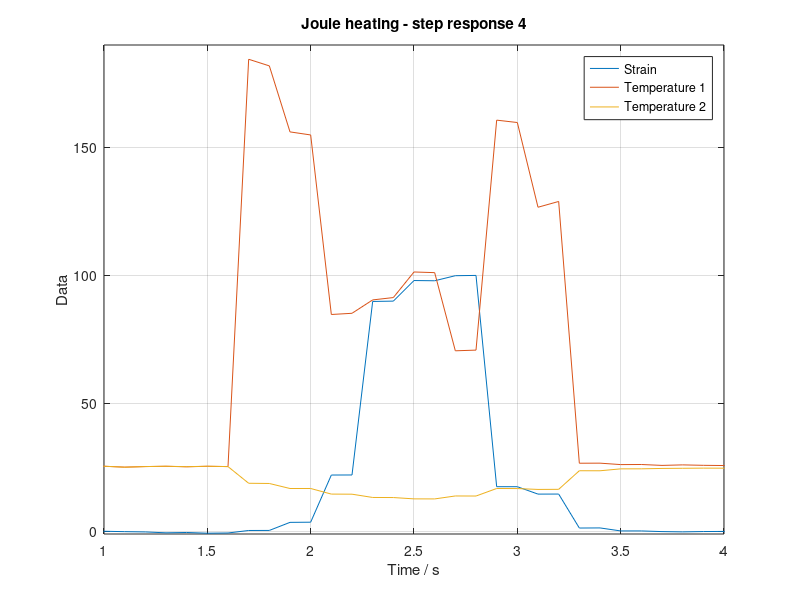

This chart was generated by the following MATLAB code:
close all;
clear all;

load('ele_stp_4.txt');
z4=length(ele_stp_4);
s4=(ele_stp_4(1:z4,2))/6*7.5;
smax4=max(s4);
sp4=s4/smax4*100;
T41=(ele_stp_4(1:z4,3));
T42=(ele_stp_4(1:z4,4));
t4=(.1:.1:z4/10)';

scrsz=get(0,'Screensize');
figure('Position',[1 scrsz(4) scrsz(3) scrsz(4)])
plot(t4,sp4,t4,T41,t4,T42);
xlim([1 4]);
%ylim([-1 65]);
ylim([-1 190]);
xlabel('Time / s');
ylabel('Data');
title('Joule heating - step response 4');
legend('Strain','Temperature 1','Temperature 2','Location','NorthEast');
grid on;